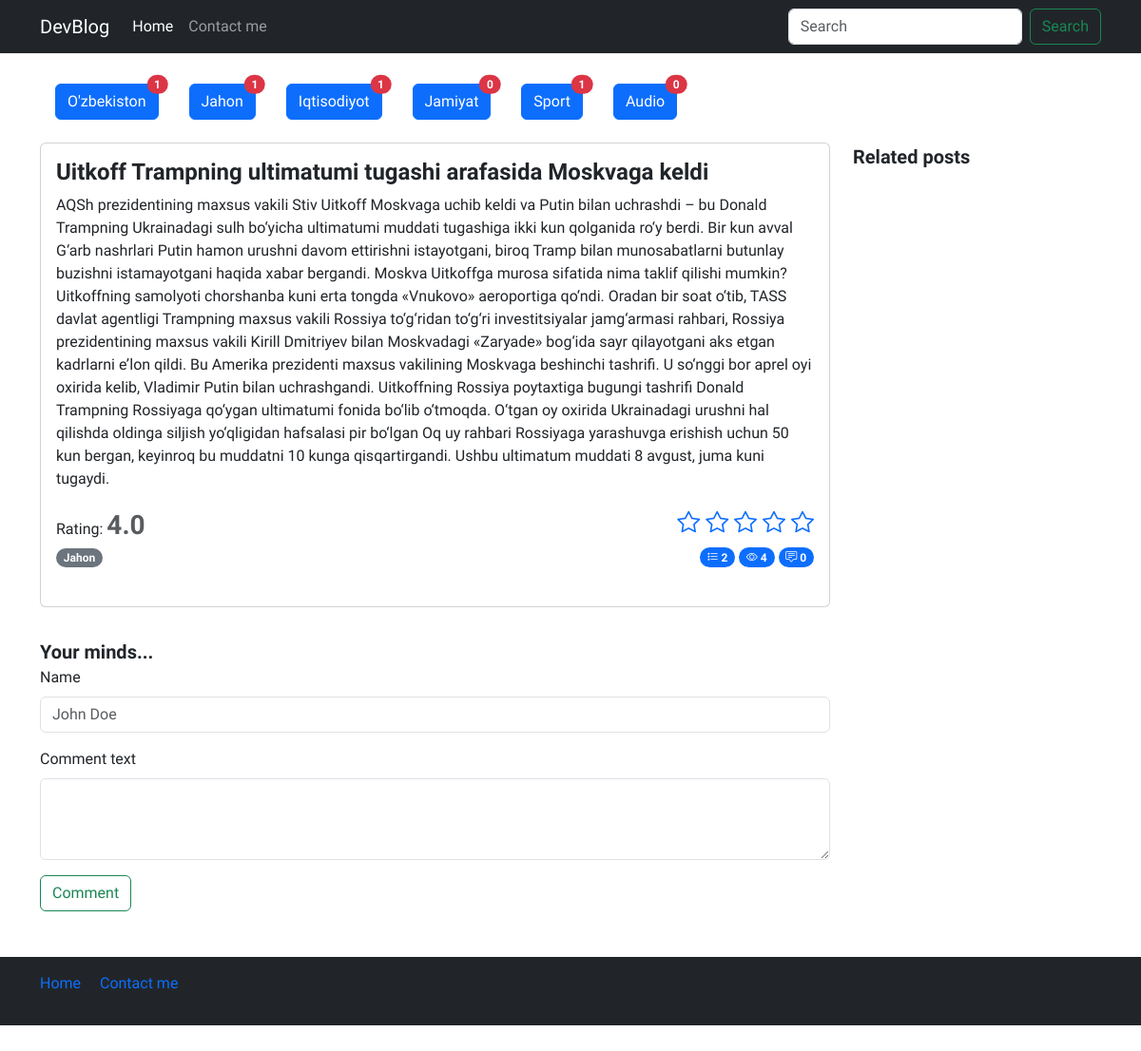
/detail/1, run on the app's committed database.
### blog/models.py (models this page shows, shortened)
class Category(models.Model):
    name = models.CharField(verbose_name='Category name', max_length=250)
    slug = models.SlugField(max_length=250, unique=True)

class Post(models.Model):
    title = models.CharField(max_length=550, verbose_name="Post title")
    body = models.TextField(verbose_name="Post body")  # verbose_name to'g'irlandi
    author = models.CharField(verbose_name="Post author", default='Admin', max_length=100)
    category = models.ForeignKey(Category, on_delete=models.PROTECT, related_name='posts')
    tag = models.ManyToManyField(Tag)
    views = models.PositiveSmallIntegerField(default=0)
    publish_date = models.DateTimeField(verbose_name="Published time", auto_now_add=True)
    published = models.BooleanField(default=True)
    on_top = models.BooleanField(default=False)
    def get_avg_rating(self):
        avg = self.ratings.aggregate(Avg('value'))['value__avg']
        if avg is None:
            return "No ratings"
        return round(avg, 1)

class Tag(models.Model):
    name = models.CharField(verbose_name='Tag name', max_length=250)  # verbose_name o'zgartirildi
    slug = models.SlugField(max_length=250, unique=True)

### blog/views.py (the view, shortened to what this page needs)
# urls.py: path('detail/<post_id>', views.detail, name='detail'),
def detail(request, post_id):
    categories = Category.objects.all()
    post = Post.objects.get(id=post_id)
    category = Category.objects.get(id=post.category.id)
    related_posts = Post.objects.filter(category=category).exclude(id__in=[0, post.id]).order_by("?")
    request.session.modified = True
    if post.id in check_read_articles(request):
        pass
    else:
        check_read_articles(request).append(post.id)
        post.views += 1
        post.save()
    return render(request, "detail.html", context={
        "post": post,
        "categories": categories,
        "related_posts": related_posts})

### blog/utils.py (called while the page is built)
def check_read_articles(request):
    try:
        read_articles = request.session["read_articles"]
    except:
        request.session["read_articles"] = []
        read_articles = request.session.get("read_articles")
    return read_articles

### templates/detail.html (shortened to what this page needs)
{% load static %}
<!doctype html>
<html lang="en">
<head>
    <link rel="stylesheet" href="{% static 'css/style.css' %}">
    <link rel="stylesheet" href="https://cdn.jsdelivr.net/npm/bootstrap-icons@1.11.3/font/bootstrap-icons.min.css">
    <link href="https://cdn.jsdelivr.net/npm/bootstrap@5.3.2/dist/css/bootstrap.min.css" rel="stylesheet"
 />
</head>
<body>
    <header>
        <nav class="navbar navbar-expand-md navbar-dark bg-dark mb-4">
            <div class="container">
                <a class="navbar-brand" href="/">DevBlog</a>
                <div class="collapse navbar-collapse" id="navbarCollapse">
                    <ul class="navbar-nav me-auto mb-2 mb-md-0">
                        <li class="nav-item">
                            <a class="nav-link active" aria-current="page" href="#">Home</a>
                        </li>
                        <li class="nav-item">
                            <a class="nav-link" href="#">Contact me</a>
                        </li>
                    </ul>
                    <form class="d-flex" role="search">
                        <input class="form-control me-2" type="search" placeholder="Search" aria-label="Search"
                            control-id="ControlID-1">
                        <button class="btn btn-outline-success" type="submit" control-id="ControlID-2">Search</button>
                    </form>
                </div>
            </div>
        </nav>
    </header>
    <main>
        <section>
            <div class="container-md">
                <div class="d-flex flex-wrap my-3">
                    {% for cat in categories %}
                      <div class="d-flex flex-wrap mx-3 my-2">
                        <a href="{% url 'blog:category_list' cat.slug %}" class="btn btn-primary position-relative">
                            {{ cat.name }}
                            <span
                                class="position-absolute top-0 start-100 translate-middle badge rounded-pill bg-danger">
                                {{cat.posts.all.count}}
                            </span>
                        </a>
                      </div>
                    {% endfor %}
                  </div>
            </div>
            <div class="container-md">
                <div class="row">
                    <div class="col-sm-12 col-md-12 col-lg-9">
                        <div class="card  mb-3">
                            <div class="card-body">
                                <div class="content">
                                    <h4 class="card-title fw-bold">{{post.title}}</h4>
                                    <p class="card-text">
                                        {{post.body}}
                                    </p>
                                    <div class="d-flex justify-content-between flex-wrap">
                                        <div class="post-rating">
                                            <span>Rating:</span>
                                            <span class="fs-3 fw-bold text-muted">
                                                {{post.get_avg_rating}}
                                            </span>
                                        </div>
                                        <div class="post-set-rating">
                                            <p class="card-text fs-4">
                                                <a href="{% url 'blog:set_rating' 1 post.id %}"><i class="bi bi-star"></i></a>
                                                <a href="{% url 'blog:set_rating' 2 post.id %}"><i class="bi bi-star"></i></a>
                                                <a href="{% url 'blog:set_rating' 3 post.id %}"><i class="bi bi-star"></i></a>
                                                <a href="{% url 'blog:set_rating' 4 post.id %}"><i class="bi bi-star"></i></a>
                                                <a href="{% url 'blog:set_rating' 5 post.id %}"><i class="bi bi-star"></i></a>
                                            </p>
                                        </div>
                                    </div>
                                    <div class="d-flex justify-content-between flex-wrap">
                                        <div class="categories">
                                            {% for tag in post.tag.all %}
                                                <span class="badge rounded-pill text-bg-secondary">{{tag.name}}</span>
                                            {% endfor %}
                                        </div>
                                        <div class="action">
                                            <span class="badge bg-primary rounded-pill">
                                                <i class="bi bi-list-stars"></i>
                                                {{post.ratings.all.count}}
                                            </span>
                                            <span class="badge bg-primary rounded-pill">
                                                <i class="bi bi-eye"></i>
                                                {{post.views}}
                                            </span>
                                            <span class="badge bg-primary rounded-pill">
                                                <i class="bi bi-chat-square-text"></i>
                                                {{post.comments.all.count}}
                                            </span>
                                        </div>
                                    </div>
                                    <br>
                                </div>
                            </div>
                        </div>
                        <div class="comments">
                            <div class="row gap-3">
                                <div class="col-sm-12">
                                    <span class="fs-5 fw-semibold">Your minds...</span>
                                    <form action="" method='POST'>
                                        <div class="mb-3">
                                            <label for="exampleFormControlInput1" class="form-label">Name</label>
                                            <input type="text" name='name' class="form-control" id="exampleFormControlInput1"
                                                placeholder="John Doe" required>
                                        </div>
                                        <div class="mb-3">
                                            <label for="exampleFormControlTextarea1" class="form-label">
                                                Comment text
                                            </label>
                                            <textarea class="form-control" name='comment' id="exampleFormControlTextarea1"
                                                rows="3" required>
                                            </textarea>
                                        </div>
                                        <button type="submit" class="btn btn-outline-success">Comment</button>
                                    </form>
                                </div>
                            </div>
                        </div>
                    </div>
                    <div class="col-sm-none col-md-12 col-lg-3">
                        <span class="fs-5 fw-semibold">Related posts</span>
                    </div>
                </div>
            </div>
        </section>
    </main>
    <footer class="footer mt-auto text-white-50 bg-dark">
        <div class="container">
            <div class="row my-5">
                <div class="col-12">
                    <nav style="--bs-breadcrumb-divider: '|';" aria-label="breadcrumb" class="py-3">
                        <ol class="breadcrumb">
                            <li class="breadcrumb-item"><a href="/" class="text-decoration-none">Home</a></li>
                            <li class="breadcrumb-item " aria-current="page">
                                <a href="#" class="text-decoration-none">Contact me</a>
                            </li>
                        </ol>
                    </nav>
                </div>
            </div>
        </div>
    </footer>
</body>
</html>

### staticfiles/css/style.css (style rules this page uses)
* { font-family: 'Onest', sans-serif !important; }

### data on the page
Category: name "O'zbekiston", posts.all.count "1"
Category: name "Jahon", posts.all.count "1"
Category: name "Iqtisodiyot", posts.all.count "1"
Category: name "Jamiyat", posts.all.count "0"
Category: name "Sport", posts.all.count "1"
Category: name "Audio", posts.all.count "0"
Post: title "Uitkoff Trampning ultimatumi tugashi arafasida Moskvaga keldi", body "AQSh prezidentining maxsus vakili Stiv Uitkoff Moskvaga uchib keldi va Putin bilan uchrashdi – bu Donald Trampning Ukrainadagi sulh bo‘yicha ultimatumi muddati tugashiga ikki kun qolganida ro‘y berdi. Bir kun avval G‘arb nashrlari Putin hamon urushni davom ettirishni istayotgani, biroq Tramp bilan munosabatlarni butunlay buzishni istamayotgani haqida xabar bergandi. Moskva Uitkoffga murosa sifatida nima taklif qilishi mumkin? Uitkoffning samolyoti chorshanba kuni erta tongda «Vnukovo» aeroportiga qo‘ndi. Oradan bir soat o‘tib, TASS davlat agentligi Trampning maxsus vakili Rossiya to‘g‘ridan to‘g‘ri investitsiyalar jamg‘armasi rahbari, Rossiya prezidentining maxsus vakili Kirill Dmitriyev…", get_avg_rating "4.0", ratings.all.count "2", views "4", comments.all.count "0"
Tag: name "Jahon"
